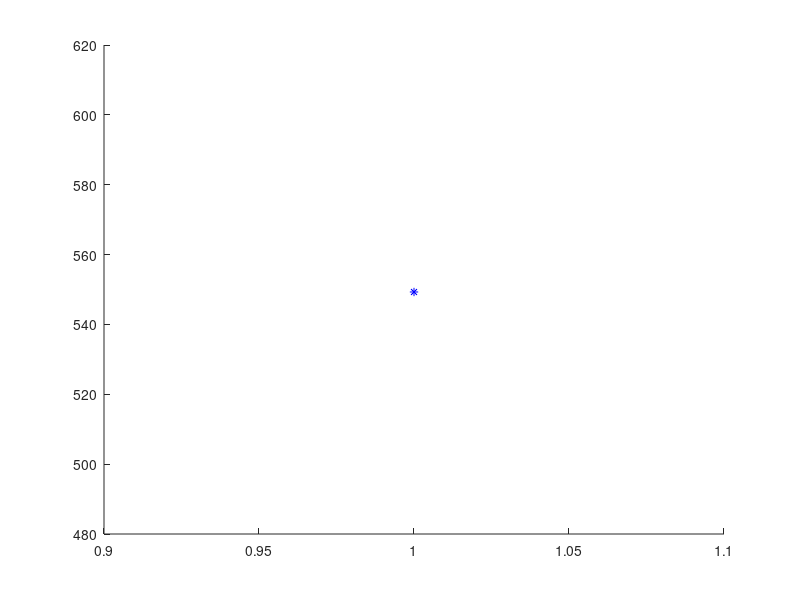
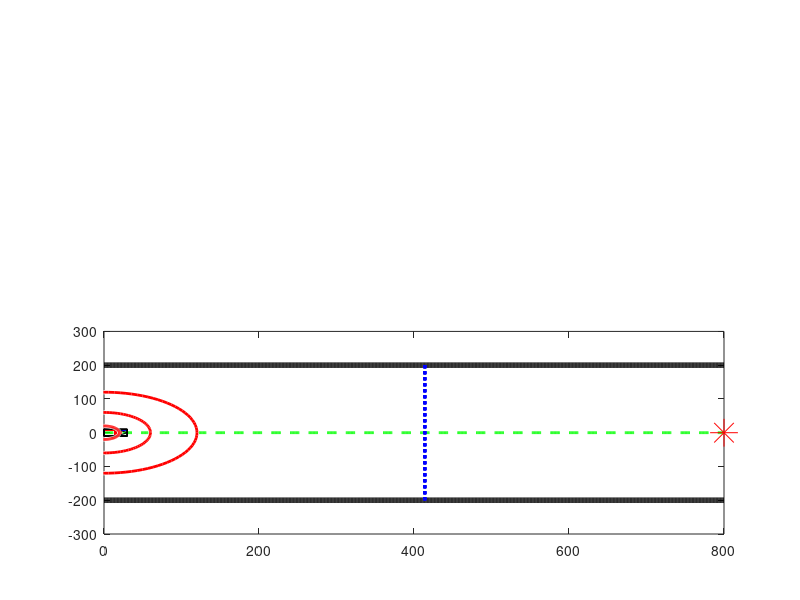

Recreate these plots in MATLAB, in order. (Note: this script raises an error after producing the figures.)
%% world
clear;
clc;
% load data should have nHumans value
% load('test_1.mat') % good
% load('test_2.mat') % bad
% load('test_3.mat') % bad
load('test_4.mat') % good
% load('test_6_econst_onePolicy_100.mat')

%% test

earliestStartTime=0;
latestStartTime=50;
%rHuman = [100,120];
nHumans = 8;
totalTests = 1;

totalIter = 1;
iters = [];
scores = [];
finals = [];
collisions = zeros(totalEpisodes, 1);
reachGoal = zeros(totalEpisodes, 1);
while totalIter <= totalTests

    %%% human motion setup
    
    % random start and end positions for humans. They must go to the other side
    % of the hall way.
    humanStart=[randi([10,endpoint-10],[nHumans,1]),-halfWidth+2*halfWidth*randi([0,1],[nHumans,1])];%(3, 2)
    humanEnd=[randi([10,endpoint-10],[nHumans,1]),-humanStart(:,2)];%(3, 2)
    humanVel = [];
    humanPos = humanStart; %(3, 2)
    for i = 1:nHumans
        humanVelDir = humanEnd(i,:)-humanStart(i,:);
        humanVel = [humanVel; humanVelDir/norm(humanVelDir) * humanVelMag(1)]; % at first the magnitude is the largest
    end
    
    humanStartTime = randi([earliestStartTime,latestStartTime],nHumans,1);
    
    %%% robot motion set up
    robotPos = [0,0];
    robotVel = [0,0];
    
    % intersections between robot trajectory and human trajectories
    crossPoint = (humanStart+humanEnd)/2;%(3, 2)
    
    % initial state and actions
    s = zeros(4,1);
    s(3) = 1; % initially it is always possible to cause collision (crosspoint)
    atPlus = randi([3,5]);% intial action should be zero or positive action

    % iteration set up
    % Here the iteration is for robot simulation in one run
    iter = 0;
    humanPosH = zeros(2,iterLimit,nHumans); % human position history
    humanPosH(:,1,:) = humanPos'; % the first timestamp
    robotPosH = robotPos; % robot position history
    robotVelH = robotVel(1); % only x component of robot velocity is meaningful
    actionH = []; % action history
    score = 0;
    
    
    while iter < iterLimit
        
        iter = iter + 1;
        st = s;
        at = atPlus;

        % update robot position
        robotPosPast = robotPos;
        robotPos = robotPos + dt * robotVel + [1/2 * action(at) * dt^2, 0];
        robotVel = robotVel + [action(at) * dt, 0];
        
        % update human position

        for i = 1:nHumans
            if iter >= humanStartTime(i)
                humanPos(i, :) = humanPos(i, :)+ dt * humanVel(i, :);
            end
            if abs(humanPos(i,2)) > abs(humanEnd(i, 2)) % not between -200, 200
                humanVel(i, :) = [0,0]; % human stopped after reaching the destination
            end
        end
        
        % robot position hitory, human position history,
        % robot velocity history and action history updated
        robotPosH = [robotPosH; robotPos];
        humanPosH(:,iter,:) = humanPos';
        robotVelH = [robotVelH, robotVel(1)];
        actionH = [actionH, at];
        
        
        %humanPos (3, 2)
        distRobotHuman = [];
         for i = 1:nHumans
            distRobotHumanI = norm(humanPos(i, :)-robotPos);
            distRobotHuman = [distRobotHuman, distRobotHumanI];
            if distRobotHumanI > rHuman(2)
                humanVelMagI = humanVelMag(1); % far then fast
            elseif distRobotHumanI > rHuman(1)
                humanVelMagI = humanVelMag(2); % close then slow
            else
                humanVelMagI = humanVelMag(3);
                if abs(humanPos(i, 2)) < rRobot(1)
                    humanVelMagI = humanVelMag(1); 
                end
            end
            
            if norm(humanVel(i,:)) ~= 0
                 humanVel(i, :) = humanVel(i, :) / norm(humanVel(i,:)) * humanVelMagI;
            end    
        end
        % find the closest human and the distance between that human and
        % the robot
        [closeDistRobotHuman, closeIdx] = min(distRobotHuman);
 
        
        % state1 - 0: not reach the goal, 1: reach the goal
        % state2 - 0: r > rRobot(3), 1: rRobot(3) > r > rRobot(2), 2: rRobot(2) > r > rRobot(1), 3: robot(1) > r
        % state3 - 0: velocity directions won't cause collision, 1: will cause collision
        % state4 - 0: velocity is inside nominalRobotVelRange(1), 
        %          1: velocity is outside nominalRobotVelRange(1) but inside nominalRobotVelRange(2),
        %          2: velocity is outside nominalRobotVelRange(2)
        % state update
        if robotPos(1) >= endpoint
            s(1) = 1;
        else
            s(1) = 0;
        end
        
        if closeDistRobotHuman > rRobot(3)
            s(2) = 0;
        elseif (closeDistRobotHuman < rRobot(3) && closeDistRobotHuman > rRobot(2))
            s(2) = 1;
        elseif (closeDistRobotHuman < rRobot(2) && closeDistRobotHuman > rRobot(1))
            s(2) = 2;
        elseif closeDistRobotHuman < rRobot(1)
            s(2) = 3; % collision
            collisions(totalIter) = 1;
        end

        pathVecRobot = crossPoint(closeIdx,:) - robotPos;
        pathVecHuman = crossPoint(closeIdx,:) - humanPos(closeIdx,:);
     
        if dot(pathVecRobot, robotVel) < 0 || dot(pathVecHuman, humanVel(closeIdx,:)) < 0
            s(3) = 0;
        else
            s(3) = 1;
        end
        
        robotVelDev = abs(robotVel(1) - nominalRobotVel);
        if robotVelDev < nominalRobotVelRange(1)
            s(4) = 0;
        elseif robotVelDev < nominalRobotVelRange(2)
            s(4) = 1;
        else
            s(4) = 2;
        end
        
        
        
        % epsilon-greedy
        if eDecay % is eDecay == True
            epsilon = exp(-eDecayFactor/totalEpisodes * totalIter);
        else
            epsilon = eConst; 
        end
        

        [tmp, atPlus] = max(Q(s(1)+1, s(2)+1, s(3)+1, s(4)+1, :));% we need index
        
        score = reward(s, at, w) + gamma * score;
        
        if robotPosPast(1) > endpoint
            reachGoal(totalIter) = 1;
            break;
        end  
    end
    iters = [iters, iter];
    scores = [scores, score];
    finals = [finals, robotPos(1)];
    if mod(totalIter, 100) == 0
        fprintf('%.0f tests have beed done.', totalIter)
    end
    disp(totalIter);
    totalIter = totalIter + 1;
end


%% analysis
figure;
hold on;
for i = 1:totalTests
    if collisions(i)==1
        plot(i, scores(i),'r*')
    else
        plot(i, scores(i),'b*')
    end
end
% plot(scores,'*')
figure;
hold on;
for i = 1:totalTests
    if reachGoal(i)==1
        plot(i, scores(i),'go')
    else
        plot(i, scores(i),'ro')
    end
end
fprintf('Ratio of robots that do not collide during the test: %.3f\n', 1-mean(collisions))
fprintf('Ratio of robots that reach the goal during the test: %.3f\n', mean(reachGoal))

%% demo

% robotPosH -> (226, 2)
% humanPosH -> (2, 100000, 3)
robotPosH = robotPosH(1:size(robotPosH, 1)-1, :);
humanPosHValid = humanPosH(:,1:size(robotPosH, 1),:);%(2, 225, 3)

robotPos = robotPosH;
robotPos = [robotPos, zeros(size(robotPos, 1),1)];

humanPos = {}

for i = 1:nHumans
    humanPosTmp = humanPosHValid(:,:,i);
    humanPosTmp = humanPosTmp';
    humanPosTmp = [humanPosTmp, zeros(size(humanPosTmp, 1),1)];
    humanPos{end+1} = humanPosTmp;
end

close all
clf('reset');
hold on;

subplot(2,1,2)
% axis equal
set(gca,'position',[0.05,0.05,0.9,0.9])
endpoint = 800; % 1400
height = 300;
hallwayWeight = 200;
radicar = 80;

% draw pathway
x_dist = 0:endpoint;
plot(x_dist, -hallwayWeight + 0.*x_dist, 'Color','k','LineWidth',4)
hold on
plot(x_dist, 0 + 0.*x_dist, 'w--','Color','g','LineWidth',2)       
plot(x_dist, hallwayWeight + 0.*x_dist, 'Color','k','LineWidth',4)
axis([0,endpoint,-height,height]);
plot(endpoint, 0, '*', 'Color','r','MarkerSize',20)


% define human object
gHuman={};
for i = 1:nHumans
    start1 = 400;
    end1 = 400;
    h1 = rectangle('position', [0, -10, 30, 20], 'FaceColor', 'b');
    g1 = hgtransform;
    set(h1,'Parent',g1)
    gHuman{end+1} = g1;
    startpoint1 = [start1 hallwayWeight 0];
    endpoint1 = [end1 -hallwayWeight 0];
    plot([start1+14 end1+14], [-hallwayWeight hallwayWeight], ':', 'Color', 'b','LineWidth',2)
end

% define vehicle
x = [-1, 1/3, 1/3, 1, 1/3, 1/3, -1];
y = [-1/3,-1/3,-1/2, 0, 1/2, 1/3, 1/3];
g = hgtransform;
patch('XData',x*30,'YData',y*30,'FaceColor','red','Parent',g)
pt1 = [0 0 0];
pt2 = [endpoint 0 0];

% define circle
hcircle = viscircles([0,0],rRobot(1));
gcircle = hgtransform;
hcircle1 = viscircles([0,0],rRobot(2));
hcircle2 = viscircles([0,0],rRobot(3));
set(hcircle,'Parent',gcircle)
set(hcircle1,'Parent',gcircle)
set(hcircle2,'Parent',gcircle)
% moving
for t=1:size(robotPos, 1)
  g.Matrix = makehgtform('translate',robotPos(t,:));
  gcircle.Matrix = g.Matrix;
  for i = 1:nHumans
      gHuman{i}.Matrix = makehgtform('translate',humanPos{i}(t,:));
  end
  drawnow
  pause(0.01)
end
fprintf('score: %.2f\n', scores(end))
